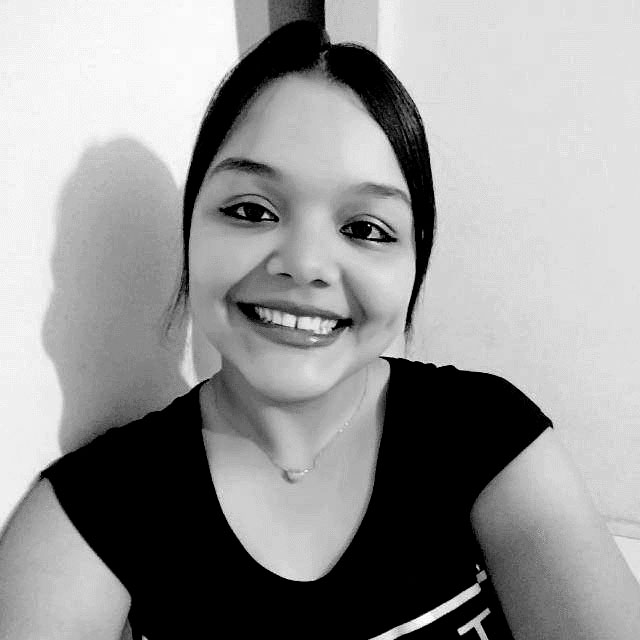
#> input picture img/ingrid.jpg, 640 x 640 px
$ python pa_canny.py
#> lines starting #> are read from the running program, lines starting #| are printed output that depends on the picture
import cv2
from matplotlib import pyplot as plt

img = cv2.imread('img/ingrid.jpg',0)
#> img is the input picture: shape (640, 640); min 0, max 255, mean 149.8
edges = cv2.Canny(img,100,200)
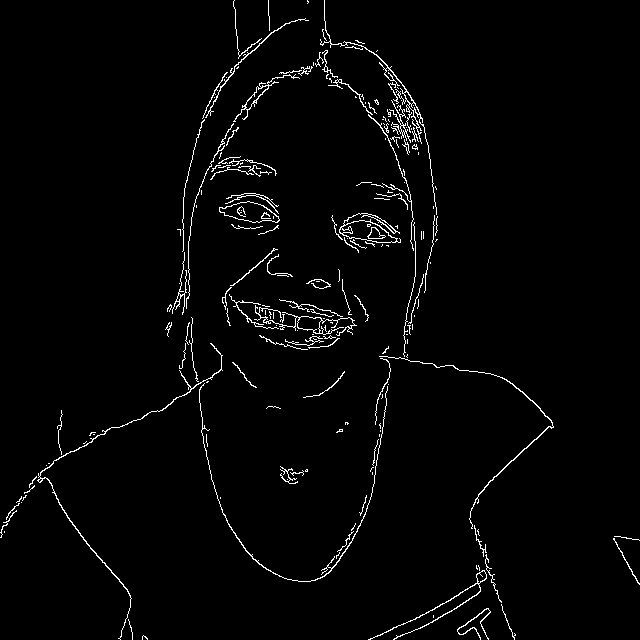
#> edges: shape (640, 640); 2.2% white in thin lines or dots

plt.subplot(121),plt.imshow(img,cmap = 'gray')
plt.title('Imagem Original'), plt.xticks([]), plt.yticks([])
plt.subplot(122),plt.imshow(edges,cmap = 'gray')
plt.title('Filtro Canny'), plt.xticks([]), plt.yticks([])

plt.show()
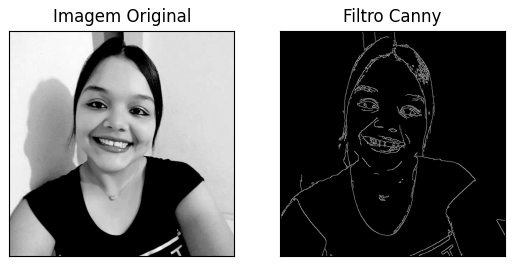
#> figure drawn by matplotlib, 2 panels
